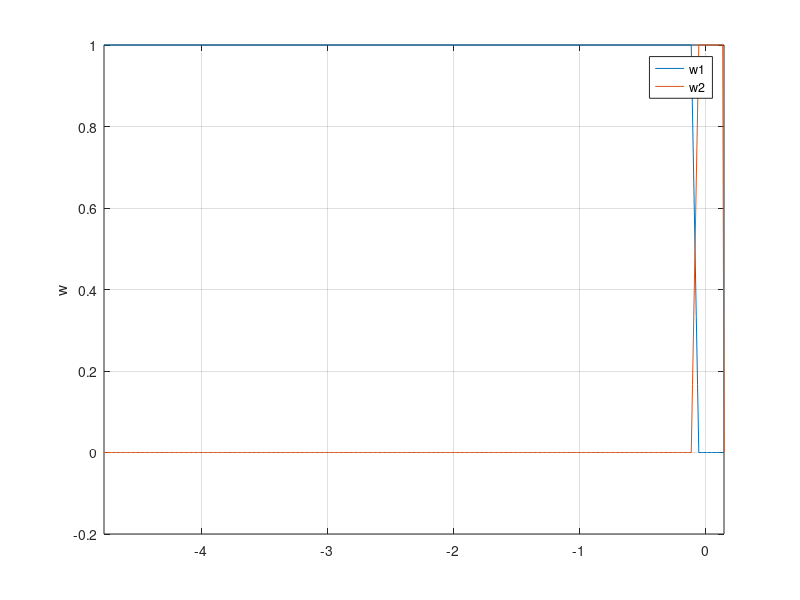

MATLAB code to generate this figure: (Note: this script raises an error after producing the figure.)
addpath('../../../../../matlab2tikz-master/src/');
outputFile = '../przynalN2.tex';

y = dlmread('y1.csv','\t');
y1 = dlmread('y2.csv','\t');
% y2 = dlmread('y3.csv','\t');
% y3 = dlmread('y4.csv','\t');
% y4 = dlmread('y5.csv','\t');
x = dlmread('x.csv','\t');

%%z = dlmread('zad6_z_best_nie_licz_zakl.csv','\t');
%x = 1:length(x);

figure(1);


%subplot(2,1, 1);
hold on;
plot(x,y);
plot(x,y1);
% plot(x,y2);
% plot(x,y3);
% plot(x,y4);
xlim([min(x) max(x)]);
%title('y');
%xlabel('k');
ylabel('w');
legend('w1', 'w2', 'Location', 'NorthEast');
%ylim([floor(min(y)) ceil(0.5+max(y))]);
grid on;
box on;

% subplot(,1, 2);
% hold on;
% %stairs(x,u);
% plot(x,u);
% plot(x,u1);
% plot(x,u2);
% plot(x,u3);
% plot(x,u4);
% xlim([min(x) max(x)]);
% %title('u');
% %xlabel('k');
% ylabel('u');
% legend('u', 'Location', 'NorthEast');
% grid on;
% box on;

% subplot(3,1, 3);
% hold on;
% stairs(x,z);
% xlim([min(x) max(x)]);
% %title('z');
% xlabel('k');
% ylabel('z');
% legend('z', 'Location', 'NorthEast');
% grid on;
% box on;

% dwie linijki poni�ej zapewniaj� poprawne ustawienie wykresu w pdf-ie
% oraz pozwalaj� nazwa� wykres pod spodem
%beforeFigure = [sprintf('\\begin{figure}[H] \n\\centering')];
%afterFigure = [sprintf('\\caption{%s}\n\\end{figure}', title)];

matlab2tikz(outputFile, ...
    'showInfo', false, ...
    'encoding', 'UTF-8');
%    'extraCode', beforeFigure, ...
%    'extraCodeAtEnd', afterFigure);
hold off;
%close(1)
